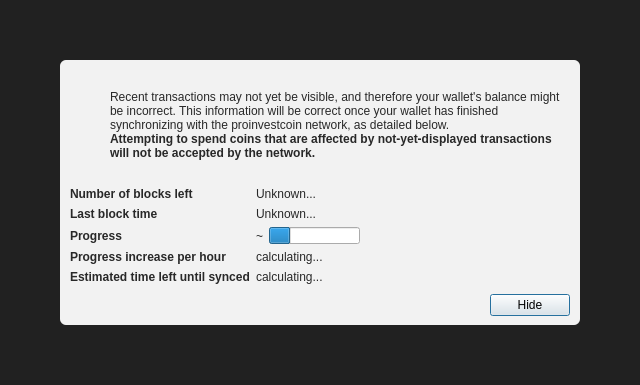
<?xml version="1.0" encoding="UTF-8"?>
<ui version="4.0">
 <class>ModalOverlay</class>
 <widget class="ModalOverlay" name="ModalOverlay">
  <property name="geometry">
   <rect>
    <x>0</x>
    <y>0</y>
    <width>640</width>
    <height>385</height>
   </rect>
  </property>
  <property name="windowTitle">
   <string>Form</string>
  </property>
  <layout class="QVBoxLayout" name="verticalLayout" stretch="0">
   <property name="sizeConstraint">
    <enum>QLayout::SetDefaultConstraint</enum>
   </property>
   <property name="leftMargin">
    <number>0</number>
   </property>
   <property name="topMargin">
    <number>0</number>
   </property>
   <property name="rightMargin">
    <number>0</number>
   </property>
   <property name="bottomMargin">
    <number>0</number>
   </property>
   <item>
    <widget class="QWidget" name="bgWidget" native="true">
     <property name="styleSheet">
      <string notr="true">#bgWidget { background: rgba(0,0,0,220); }</string>
     </property>
     <layout class="QVBoxLayout" name="verticalLayoutMain" stretch="1">
      <property name="leftMargin">
       <number>60</number>
      </property>
      <property name="topMargin">
       <number>60</number>
      </property>
      <property name="rightMargin">
       <number>60</number>
      </property>
      <property name="bottomMargin">
       <number>60</number>
      </property>
      <item>
       <widget class="QWidget" name="contentWidget" native="true">
        <property name="styleSheet">
         <string notr="true">#contentWidget { background: rgba(255,255,255,240); border-radius: 6px; }

QLabel { color: rgb(40,40,40);  }</string>
        </property>
        <layout class="QVBoxLayout" name="verticalLayoutSub" stretch="1,0,0,0">
         <property name="spacing">
          <number>0</number>
         </property>
         <property name="leftMargin">
          <number>10</number>
         </property>
         <property name="topMargin">
          <number>10</number>
         </property>
         <property name="rightMargin">
          <number>10</number>
         </property>
         <property name="bottomMargin">
          <number>10</number>
         </property>
         <item>
          <layout class="QHBoxLayout" name="horizontalLayoutIconText" stretch="0,1">
           <property name="topMargin">
            <number>20</number>
           </property>
           <item>
            <layout class="QVBoxLayout" name="verticalLayoutIcon">
             <property name="leftMargin">
              <number>0</number>
             </property>
             <item>
              <widget class="QPushButton" name="warningIcon">
               <property name="enabled">
                <bool>false</bool>
               </property>
               <property name="text">
                <string/>
               </property>
               <property name="icon">
                <iconset>
                 <normaloff>:/icons/warning</normaloff>
                 <disabledoff>:/icons/warning</disabledoff>:/icons/warning</iconset>
               </property>
               <property name="iconSize">
                <size>
                 <width>48</width>
                 <height>48</height>
                </size>
               </property>
               <property name="flat">
                <bool>true</bool>
               </property>
              </widget>
             </item>
             <item>
              <spacer name="verticalSpacerWarningIcon">
               <property name="orientation">
                <enum>Qt::Vertical</enum>
               </property>
               <property name="sizeHint" stdset="0">
                <size>
                 <width>20</width>
                 <height>40</height>
                </size>
               </property>
              </spacer>
             </item>
            </layout>
           </item>
           <item>
            <layout class="QVBoxLayout" name="verticalLayoutInfoText">
             <property name="leftMargin">
              <number>0</number>
             </property>
             <property name="topMargin">
              <number>0</number>
             </property>
             <item>
              <widget class="QLabel" name="infoText">
               <property name="text">
                <string>Recent transactions may not yet be visible, and therefore your wallet's balance might be incorrect. This information will be correct once your wallet has finished synchronizing with the proinvestcoin network, as detailed below.</string>
               </property>
               <property name="textFormat">
                <enum>Qt::RichText</enum>
               </property>
               <property name="wordWrap">
                <bool>true</bool>
               </property>
              </widget>
             </item>
             <item>
              <widget class="QLabel" name="infoTextStrong">
               <property name="font">
                <font>
                 <weight>75</weight>
                 <bold>true</bold>
                </font>
               </property>
               <property name="text">
                <string>Attempting to spend coins that are affected by not-yet-displayed transactions will not be accepted by the network.</string>
               </property>
               <property name="textFormat">
                <enum>Qt::RichText</enum>
               </property>
               <property name="wordWrap">
                <bool>true</bool>
               </property>
              </widget>
             </item>
             <item>
              <spacer name="verticalSpacerInTextSpace">
               <property name="orientation">
                <enum>Qt::Vertical</enum>
               </property>
               <property name="sizeHint" stdset="0">
                <size>
                 <width>20</width>
                 <height>40</height>
                </size>
               </property>
              </spacer>
             </item>
            </layout>
           </item>
          </layout>
         </item>
         <item>
          <spacer name="verticalSpacerAfterText">
           <property name="orientation">
            <enum>Qt::Vertical</enum>
           </property>
           <property name="sizeHint" stdset="0">
            <size>
             <width>20</width>
             <height>40</height>
            </size>
           </property>
          </spacer>
         </item>
         <item>
          <layout class="QFormLayout" name="formLayout">
           <property name="fieldGrowthPolicy">
            <enum>QFormLayout::FieldsStayAtSizeHint</enum>
           </property>
           <property name="horizontalSpacing">
            <number>6</number>
           </property>
           <property name="verticalSpacing">
            <number>6</number>
           </property>
           <property name="topMargin">
            <number>10</number>
           </property>
           <item row="0" column="0">
            <widget class="QLabel" name="labelNumberOfBlocksLeft">
             <property name="font">
              <font>
               <weight>75</weight>
               <bold>true</bold>
              </font>
             </property>
             <property name="text">
              <string>Number of blocks left</string>
             </property>
            </widget>
           </item>
           <item row="0" column="1">
            <widget class="QLabel" name="numberOfBlocksLeft">
             <property name="text">
              <string>Unknown...</string>
             </property>
            </widget>
           </item>
           <item row="1" column="0">
            <widget class="QLabel" name="labelLastBlockTime">
             <property name="font">
              <font>
               <weight>75</weight>
               <bold>true</bold>
              </font>
             </property>
             <property name="text">
              <string>Last block time</string>
             </property>
            </widget>
           </item>
           <item row="1" column="1">
            <widget class="QLabel" name="newestBlockDate">
             <property name="sizePolicy">
              <sizepolicy hsizetype="Maximum" vsizetype="Preferred">
               <horstretch>0</horstretch>
               <verstretch>0</verstretch>
              </sizepolicy>
             </property>
             <property name="text">
              <string>Unknown...</string>
             </property>
            </widget>
           </item>
           <item row="2" column="0">
            <widget class="QLabel" name="labelSyncDone">
             <property name="font">
              <font>
               <weight>75</weight>
               <bold>true</bold>
              </font>
             </property>
             <property name="text">
              <string>Progress</string>
             </property>
            </widget>
           </item>
           <item row="2" column="1">
            <layout class="QHBoxLayout" name="horizontalLayoutSync" stretch="0,1">
             <item>
              <widget class="QLabel" name="percentageProgress">
               <property name="text">
                <string notr="true">~</string>
               </property>
              </widget>
             </item>
             <item>
              <widget class="QProgressBar" name="progressBar">
               <property name="value">
                <number>24</number>
               </property>
               <property name="format">
                <string/>
               </property>
              </widget>
             </item>
            </layout>
           </item>
           <item row="4" column="0">
            <widget class="QLabel" name="labelProgressIncrease">
             <property name="font">
              <font>
               <weight>75</weight>
               <bold>true</bold>
              </font>
             </property>
             <property name="text">
              <string>Progress increase per hour</string>
             </property>
            </widget>
           </item>
           <item row="4" column="1">
            <widget class="QLabel" name="progressIncreasePerH">
             <property name="text">
              <string>calculating...</string>
             </property>
            </widget>
           </item>
           <item row="5" column="0">
            <widget class="QLabel" name="labelEstimatedTimeLeft">
             <property name="font">
              <font>
               <weight>75</weight>
               <bold>true</bold>
              </font>
             </property>
             <property name="text">
              <string>Estimated time left until synced</string>
             </property>
            </widget>
           </item>
           <item row="5" column="1">
            <widget class="QLabel" name="expectedTimeLeft">
             <property name="text">
              <string>calculating...</string>
             </property>
            </widget>
           </item>
          </layout>
         </item>
         <item>
          <layout class="QHBoxLayout" name="horizontalLayoutButtons">
           <property name="leftMargin">
            <number>10</number>
           </property>
           <property name="topMargin">
            <number>10</number>
           </property>
           <item>
            <spacer name="horizontalSpacer">
             <property name="orientation">
              <enum>Qt::Horizontal</enum>
             </property>
             <property name="sizeHint" stdset="0">
              <size>
               <width>40</width>
               <height>20</height>
              </size>
             </property>
            </spacer>
           </item>
           <item>
            <widget class="QPushButton" name="closeButton">
             <property name="text">
              <string>Hide</string>
             </property>
             <property name="focusPolicy">
              <enum>Qt::StrongFocus</enum>
             </property>
             <property name="default">
              <bool>true</bool>
             </property>
            </widget>
           </item>
          </layout>
         </item>
        </layout>
       </widget>
      </item>
     </layout>
    </widget>
   </item>
  </layout>
 </widget>
 <customwidgets>
  <customwidget>
   <class>ModalOverlay</class>
   <extends>QWidget</extends>
   <header>qt/modaloverlay.h</header>
   <container>1</container>
  </customwidget>
 </customwidgets>
 <resources/>
 <connections/>
</ui>
